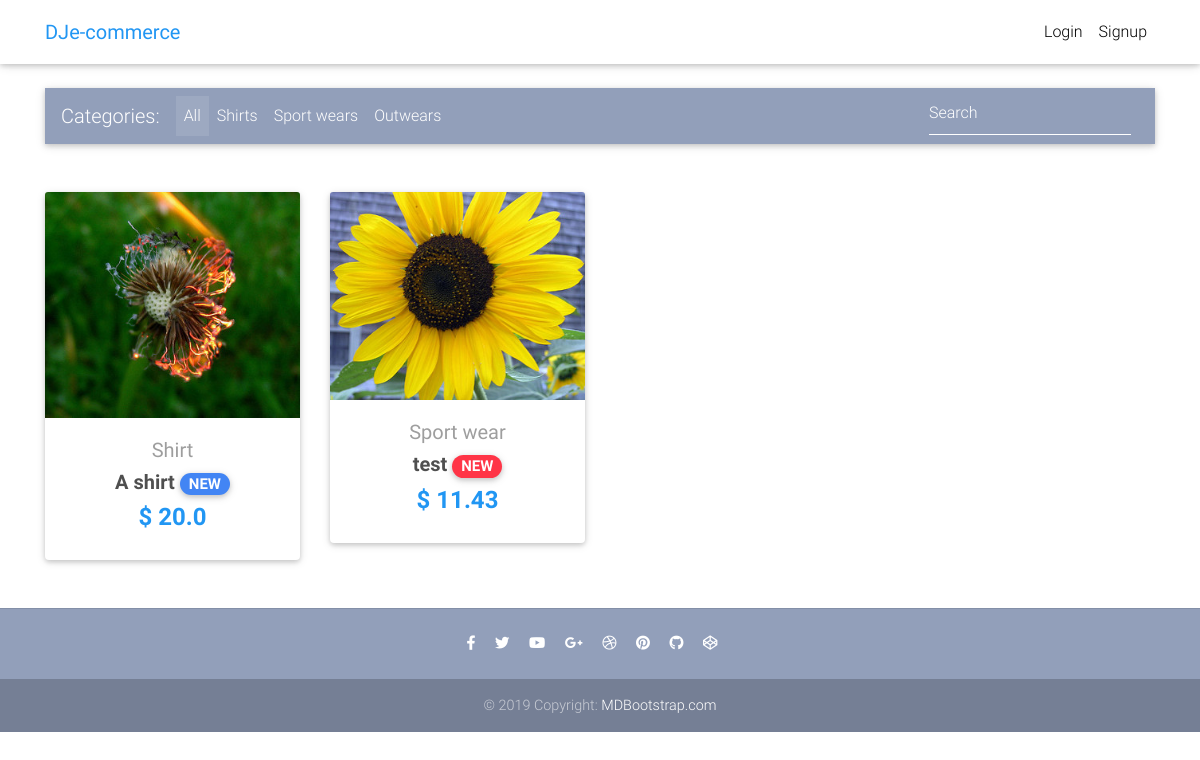
The page / on the database its author committed.
### core/models.py (models this page shows, shortened)
class Item(models.Model):
    title = models.CharField(max_length=100)
    price = models.FloatField()
    discount_price = models.FloatField(blank=True, null=True)
    category = models.CharField(choices=CATEGORY_CHOICES, max_length=2)
    label = models.CharField(choices=LABEL_CHOICES, max_length=1)
    slug = models.SlugField()
    description = models.TextField()
    image = models.ImageField()
    def get_absolute_url(self):
        return reverse("core:product", kwargs={
            'slug': self.slug
        })

### core/views.py (the view)
# urls.py: path('', HomeView.as_view(), name='home'),
class HomeView(ListView):
    model = Item
    paginate_by = 10
    template_name = "home.html"

### templates/home.html (shortened to what this page needs)
{% extends "base.html" %}
{% block content %}
  <main>
    <div class="container">
      <nav class="navbar navbar-expand-lg navbar-dark mdb-color lighten-3 mt-3 mb-5">
        <span class="navbar-brand">Categories:</span>
        <div class="collapse navbar-collapse" id="basicExampleNav">
          <ul class="navbar-nav mr-auto">
            <li class="nav-item active">
              <a class="nav-link" href="#">All
              </a>
            </li>
            <li class="nav-item">
              <a class="nav-link" href="#">Shirts</a>
            </li>
            <li class="nav-item">
              <a class="nav-link" href="#">Sport wears</a>
            </li>
            <li class="nav-item">
              <a class="nav-link" href="#">Outwears</a>
            </li>
          </ul>
          <form class="form-inline">
            <div class="md-form my-0">
              <input class="form-control mr-sm-2" type="text" placeholder="Search" aria-label="Search">
            </div>
          </form>
        </div>
      </nav>
      <section class="text-center mb-4">
        <div class="row wow fadeIn">
          {% for item in object_list %}
          <div class="col-lg-3 col-md-6 mb-4">
            <div class="card">
              <div class="view overlay">
                <img src="{{ item.image.url }}" class="card-img-top">
              </div>
              <div class="card-body text-center">
                <a href="{{ item.get_absolute_url }}" class="grey-text">
                  <h5>{{ item.get_category_display }}</h5>
                </a>
                <h5>
                  <strong>
                    <a href="{{ item.get_absolute_url }}" class="dark-grey-text">{{ item.title }}
                      <span class="badge badge-pill {{ item.get_label_display }}-color">NEW</span>
                    </a>
                  </strong>
                </h5>
                <h4 class="font-weight-bold blue-text">
                  <strong>$
                  {% if item.discount_price %}
                  {{ item.discount_price }}
                  {% else %}
                  {{ item.price }}
                  {% endif %}
                  </strong>
                </h4>
              </div>
            </div>
          </div>
          {% endfor %}
        </div>
      </section>
    </div>
  </main>
{% endblock content %}

### templates/base.html (shortened to what this page needs)
{% load static %}
<!DOCTYPE html>
<html lang="en">
<head>
  <link rel="stylesheet" href="https://use.fontawesome.com/releases/v5.8.1/css/all.css">
  <link href="{% static 'css/bootstrap.min.css' %}" rel="stylesheet">
  <link href="{% static 'css/mdb.min.css' %}" rel="stylesheet">
  <link href="{% static 'css/style.min.css' %}" rel="stylesheet">
</head>
{% include "navbar.html" %}
<body>
    <div class="mt-5 pt-4">
    </div>
    {% block content %}
    {% endblock content %}
    {% include "footer.html" %}
</body>
</html>

### templates/navbar.html (shortened to what this page needs)
{% load cart_template_tags %}
<nav class="navbar fixed-top navbar-expand-lg navbar-light white scrolling-navbar">
    <div class="container">
      <a class="navbar-brand waves-effect" href="/">
        <strong class="blue-text">DJe-commerce</strong>
      </a>
      <div class="collapse navbar-collapse" id="navbarSupportedContent">
        <ul class="navbar-nav nav-flex-icons">
          {% if request.user.is_authenticated %}
          <li class="nav-item">
            <a href="{% url 'core:order-summary' %}" class="nav-link waves-effect">
              <span class="badge red z-depth-1 mr-1"> {{ request.user|cart_item_count }} </span>
              <i class="fas fa-shopping-cart"></i>
              <span class="clearfix d-none d-sm-inline-block"> Cart </span>
            </a>
          </li>
          <li class="nav-item">
            <a class="nav-link waves-effect" href="{% url 'account_logout' %}">
              <span class="clearfix d-none d-sm-inline-block"> Logout </span>
            </a>
          </li>
          {% else %}
          <li class="nav-item">
            <a class="nav-link waves-effect" href="{% url 'account_login' %}">
              <span class="clearfix d-none d-sm-inline-block"> Login </span>
            </a>
          </li>
          <li class="nav-item">
            <a class="nav-link waves-effect" href="{% url 'account_signup' %}">
              <span class="clearfix d-none d-sm-inline-block"> Signup </span>
            </a>
          </li>
          {% endif %}
        </ul>
      </div>
    </div>
  </nav>

### templates/footer.html
<footer class="page-footer text-center font-small mt-4 wow fadeIn">
    <hr class="my-4">
    <div class="pb-4">
      <a href="https://www.facebook.com/mdbootstrap" target="_blank">
        <i class="fab fa-facebook-f mr-3"></i>
      </a>
      <a href="https://twitter.com/MDBootstrap" target="_blank">
        <i class="fab fa-twitter mr-3"></i>
      </a>
      <a href="https://www.youtube.com/watch?v=7MUISDJ5ZZ4" target="_blank">
        <i class="fab fa-youtube mr-3"></i>
      </a>
      <a href="https://plus.google.com/u/0/b/107863090883699620484" target="_blank">
        <i class="fab fa-google-plus-g mr-3"></i>
      </a>
      <a href="https://dribbble.com/mdbootstrap" target="_blank">
        <i class="fab fa-dribbble mr-3"></i>
      </a>
      <a href="https://pinterest.com/mdbootstrap" target="_blank">
        <i class="fab fa-pinterest mr-3"></i>
      </a>
      <a href="https://github.com/mdbootstrap/bootstrap-material-design" target="_blank">
        <i class="fab fa-github mr-3"></i>
      </a>
      <a href="http://codepen.io/mdbootstrap/" target="_blank">
        <i class="fab fa-codepen mr-3"></i>
      </a>
    </div>
    <div class="footer-copyright py-3">
      © 2019 Copyright:
      <a href="https://mdbootstrap.com/education/bootstrap/" target="_blank"> MDBootstrap.com </a>
    </div>
  </footer>

### templates/scripts.html (shortened to what this page needs)
{% load static %}

### templates/base.html (style rules this page uses)
html, body, header, .carousel { height: 60vh; }

### rows shown on the page
Item: image (picture), category "Shirt", title "A shirt", discount_price "20.0"
Item: image (picture), category "Sport wear", title "test", discount_price "11.43"
